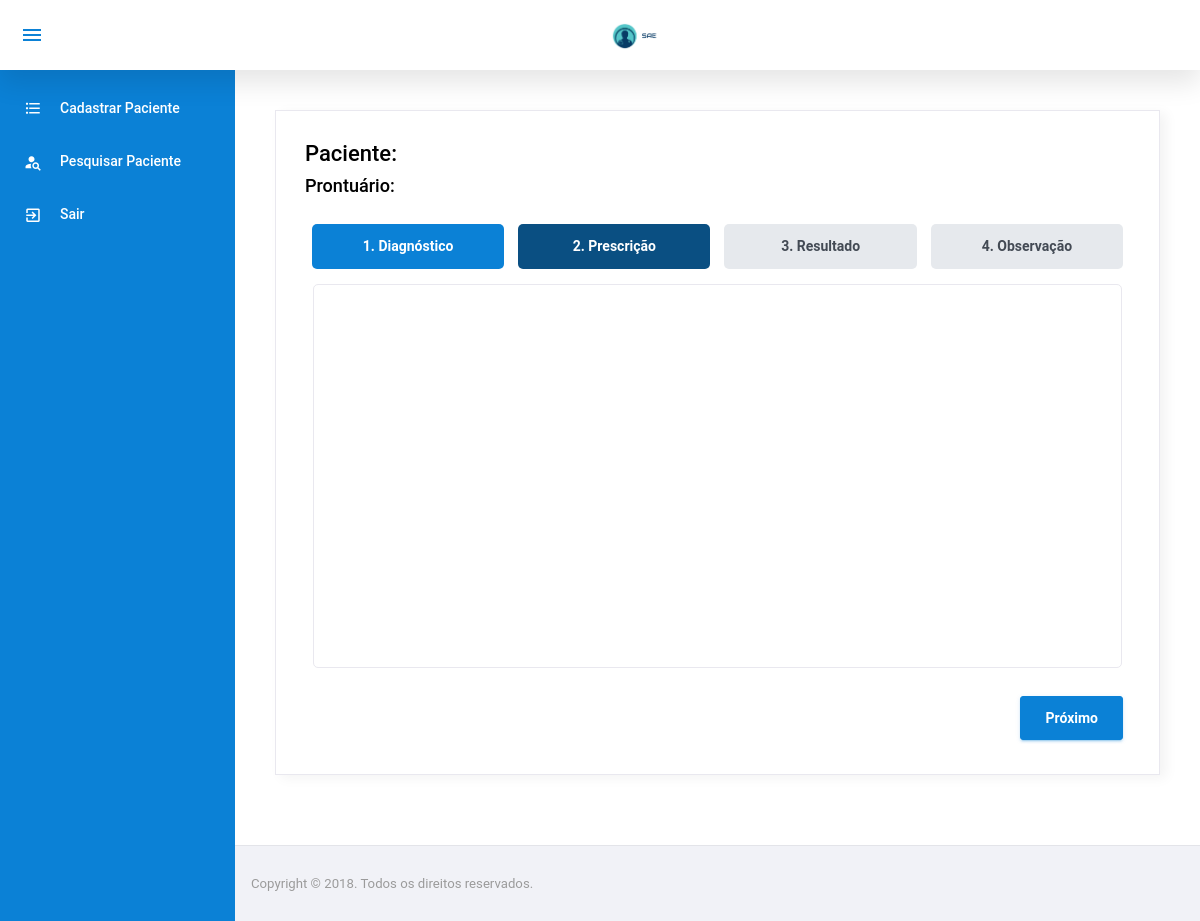
Before: /rotina/RotinaPrescricao.php?idQuestionario=7 (signed in) with the older database file.
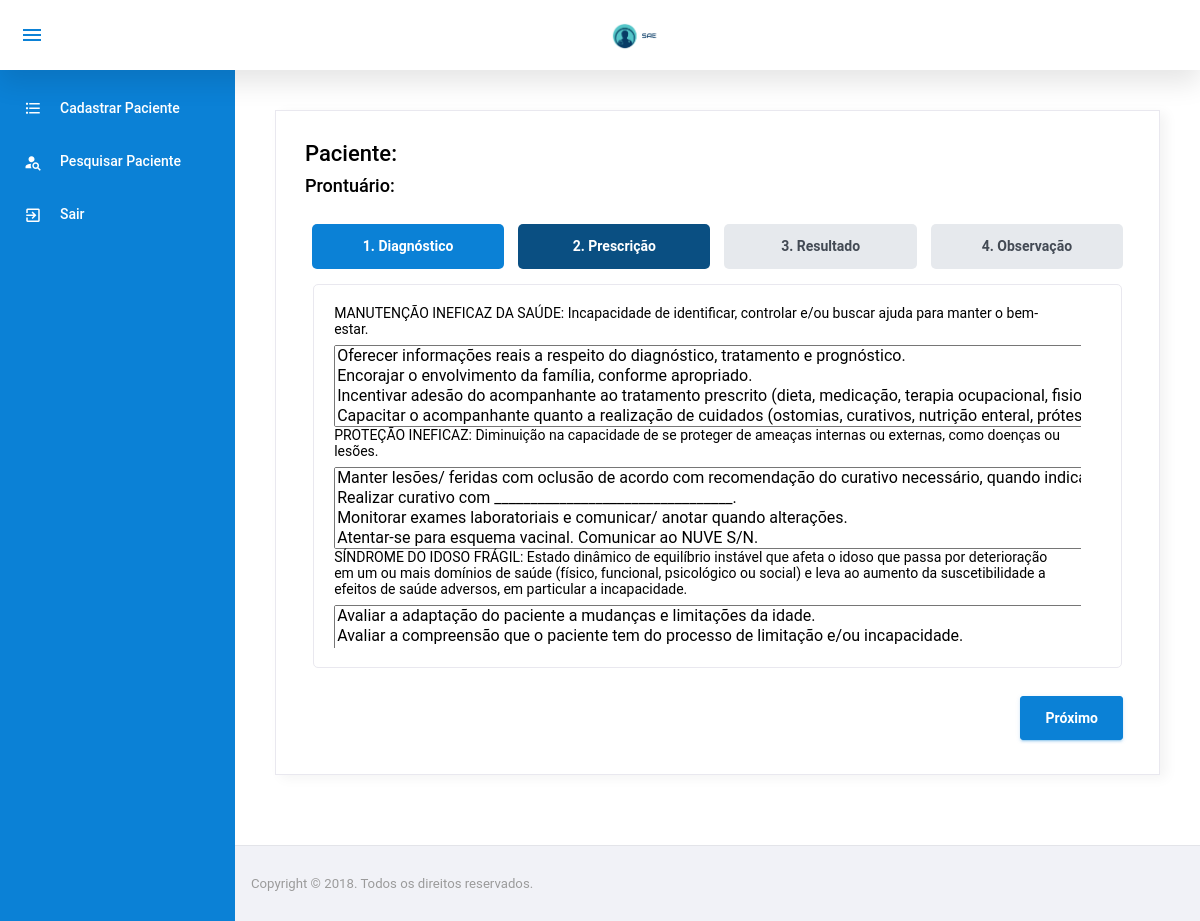
After: the same page with the newer database file.
### tables this page shows
CREATE TABLE `pacientediagnostico` (
  `IdDiagnostico` int(11) NOT NULL,
  `IdQuestionarioDiagPresc` int(11) NOT NULL
);

CREATE TABLE `diagnostico` (
  `IdDiagnostico` int(11) NOT NULL,
  `Descricao` varchar(300) NOT NULL,
  `IdUnidadeInternacao` tinyint(4) NOT NULL
);

### config/BD.php (called while the page is built, shortened)
<?php
	class BancoDados{
		public static function obterConexao(){
			if(isset($conexao) == false){
				$conexao = new PDO("mysql:dbname=u989534060_sae;host=localhost","root","",array(PDO::MYSQL_ATTR_INIT_COMMAND => "SET NAMES utf8"));
				$conexao->setAttribute(PDO::ATTR_ERRMODE, PDO::ERRMODE_EXCEPTION);
			}
			return $conexao;
		}
	}
?>

### model/PacienteDiagnosticoModel.php (called while the page is built, shortened)
<?php
	require_once $_SERVER["DOCUMENT_ROOT"] . "/sae/config/BD.php";
	class PacienteDiagnosticoModel{
		private $bd;
		 function __construct(){
		 	$this->bd = BancoDados::obterConexao();
		 }
         public function listarIdQuestionarioDiagPresc($idQuestionarioDiagPresc){
            $listarIdQuestionarioDiagPresc = $this->bd->prepare("SELECT * from pacientediagnostico where IdQuestionarioDiagPresc = :idQuestionarioDiagPresc");
            $listarIdQuestionarioDiagPresc->bindParam(":idQuestionarioDiagPresc", $idQuestionarioDiagPresc);
            $listarIdQuestionarioDiagPresc->execute();
            $res = $listarIdQuestionarioDiagPresc->fetchAll(PDO::FETCH_ASSOC);
            return $res;
         }
	}
?>

### model/DiagnosticoModel.php (called while the page is built, shortened)
<?php
	require_once $_SERVER["DOCUMENT_ROOT"] . "/sae/config/BD.php";
	class DiagnosticoModel{
		private $bd;
		 function __construct(){
		 	$this->bd = BancoDados::obterConexao();
		 }
		public function listarID($idDiagnostico){
            $listarUm = $this->bd->prepare("SELECT * from diagnostico where idDiagnostico = :idDiagnostico");
            $listarUm->bindParam(":idDiagnostico", $idDiagnostico, PDO::PARAM_INT);
            $listarUm->execute();
            $res = $listarUm->fetch(PDO::FETCH_ASSOC);
            return $res;
		 }
	}
?>

### model/PrescricaoDiagnosticoModel.php (called while the page is built, shortened)
<?php
	require_once $_SERVER["DOCUMENT_ROOT"] . "/sae/config/BD.php";
	class PrescricaoDiagnosticoModel{
		private $bd;
		 function __construct(){
		 	$this->bd = BancoDados::obterConexao();
		 }
		 public function listarPorIdDiagnostico($idDiagnostico){
			$listarPorIdDiagnostico = $this->bd->query("SELECT * from diagnosticoprescricao WHERE IdDiagnostico = " . $idDiagnostico);
			$res = $listarPorIdDiagnostico->fetchAll(PDO::FETCH_ASSOC);
			return $res;
		 }
	}
?>

### rotina/RotinaPrescricao.php (the view, shortened to what the changed rows need)
<!DOCTYPE html>
<html lang="pt-br">
<?php
    include $_SERVER["DOCUMENT_ROOT"] . "/sae/template/header.php";
    require_once $_SERVER["DOCUMENT_ROOT"]	. "/sae/model/PacienteDiagnosticoModel.php";
    require_once $_SERVER["DOCUMENT_ROOT"]	. "/sae/model/DiagnosticoModel.php";
    require_once $_SERVER["DOCUMENT_ROOT"]	. "/sae/model/PrescricaoDiagnosticoModel.php";
    $idQuestionario = $_GET["idQuestionario"];
    $pacienteDiagnosticoModel = new PacienteDiagnosticoModel();
    $diagnosticoModel = new DiagnosticoModel();
    $prescricaoModel = new PrescricaoModel();
    $prescricaoDiagnosticoModel = new PrescricaoDiagnosticoModel();
    $resQuestionarioDiagnosticos = $pacienteDiagnosticoModel->listarIdQuestionarioDiagPresc($idQuestionario);
?>
<body>
  <div class="container-scroller">
    <?php require '../template/menuENF.php'; ?>
      <div class="main-panel">
        <div class="content-wrapper">
            <div class="row">
                <div class="col-12 grid-margin">
                  <div class="card">
                    <div class="card-body">
                      <br>
                      <form id="form-rotina" method="POST" action="../controller/QuestionarioDiagnosticoController.php?acao=cadastrarPrescricao">
                        <div role="application" class="wizard clearfix" id="steps-uid-0">
                        <div class="content clearfix">
                          <section style="overflow: auto;" id="steps-uid-0-p-1" role="tabpanel" aria-labelledby="steps-uid-0-h-1" class="body current" style="left: 0px;" aria-hidden="false">
                          <?php
                                  foreach($resQuestionarioDiagnosticos as $diagnostico){
                          ?>
                          <?php
                                    $resDiagnostico = $diagnosticoModel->listarID($diagnostico["IdDiagnostico"]);
                                    ?>
                                    <p><?php echo $resDiagnostico['Descricao']?></p>
                                    <select multiple name="diagnostico<?php echo $diagnostico["IdDiagnostico"] ?>[]">
                                    <?php
                                    $resPrescricao = $prescricaoDiagnosticoModel->listarPorIdDiagnostico($resDiagnostico['IdDiagnostico']);
                                    foreach($resPrescricao as $prescricao){
                                      $resPrescricao = $prescricaoModel->listarID($prescricao["IdPrescricao"]);
                                    ?>
                                    <option value="<?php echo $prescricao['IdPrescricao']; ?>"><?php echo $resPrescricao["Descricao"];?></option>
                                    <?php } ?>
                                    </select>
                                  <?php } ?>
                          </section>
                        </div>
                        </div>
                      </form>
                    </div>
                  </div>
                </div>
              </div>
        </div>
      </div>
    </div>
  </div>
</body>
</html>

Changed rows visible on the page:
added pacientediagnostico: IdDiagnostico.Descricao "MANUTENÇÃO INEFICAZ DA SAÚDE: Incapacidade de identificar, controlar e/ou buscar ajuda para manter o bem-estar.", IdDiagnostico "Oferecer informações reais a respeito do diagnóstico, tratamento e prognóstico. / Encorajar o envolvimento da família, conforme apropriado. / Incentivar adesão do acompanhante ao tratamento prescrito (dieta, medicação, terapia ocupacional, fisioterapia, etc.). / Capacitar o acompanhante quanto a realização de cuidados (ostomias, curativos, nutrição enteral, próteses, etc.).", diagnosticoprescricao ($prescricao['IdPrescricao'] 27 (drawn)), diagnosticoprescricao ($prescricao['IdPrescricao'] 28 (drawn)), diagnosticoprescricao ($prescricao['IdPrescricao'] 29 (drawn)), diagnosticoprescricao ($prescricao['IdPrescricao'] 30 (drawn)), diagnosticoprescricao ($prescricao['IdPrescricao'] 31 (drawn))
added pacientediagnostico: IdDiagnostico.Descricao "PROTEÇÃO INEFICAZ: Diminuição na capacidade de se proteger de ameaças internas ou externas, como doenças ou lesões.", IdDiagnostico "Manter lesões/ feridas com oclusão de acordo com recomendação do curativo necessário, quando indicado. / Realizar curativo com _________________________________. / Monitorar exames laboratoriais e comunicar/ anotar quando alterações. / Atentar-se para esquema vacinal. Comunicar ao NUVE S/N.", diagnosticoprescricao ($prescricao['IdPrescricao'] 32 (drawn)), diagnosticoprescricao ($prescricao['IdPrescricao'] 33 (drawn)), diagnosticoprescricao ($prescricao['IdPrescricao'] 35 (drawn)), diagnosticoprescricao ($prescricao['IdPrescricao'] 36 (drawn)), diagnosticoprescricao ($prescricao['IdPrescricao'] 37 (drawn))
added pacientediagnostico: IdDiagnostico.Descricao "SÍNDROME DO IDOSO FRÁGIL: Estado dinâmico de equilíbrio instável que afeta o idoso que passa por deterioração em um ou mais domínios de saúde (físico, funcional, psicológico ou social) e leva ao aumento da suscetibilidade a efeitos de saúde adversos, em particular a incapacidade.", IdDiagnostico "Avaliar a adaptação do paciente a mudanças e limitações da idade. / Avaliar a compreensão que o paciente tem do processo de limitação e/ou incapacidade. / Oferecer informações reais a respeito da limitação e/ou incapacidade. / Promover situações que encorajem a autonomia do paciente.", diagnosticoprescricao ($prescricao['IdPrescricao'] 45 (drawn)), diagnosticoprescricao ($prescricao['IdPrescricao'] 46 (drawn)), diagnosticoprescricao ($prescricao['IdPrescricao'] 47 (drawn))
